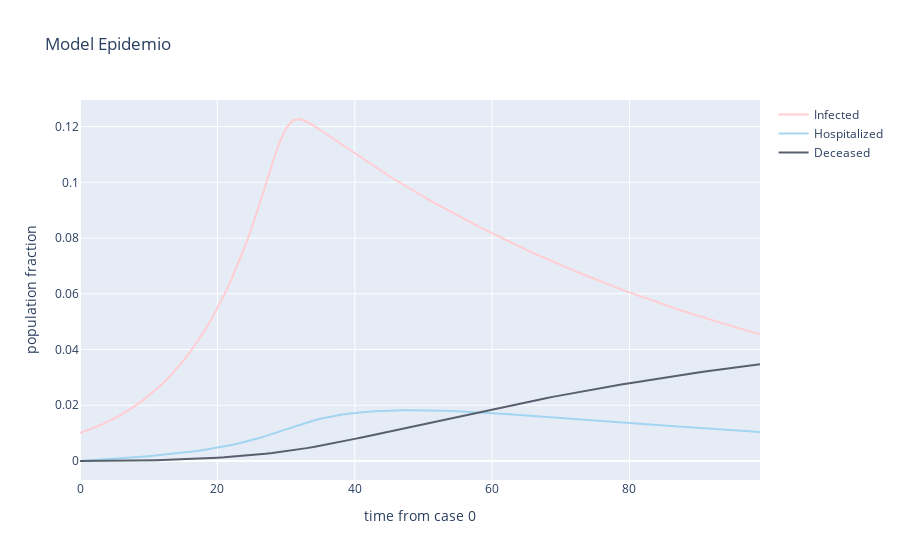

The notebook cell saved with this chart:
### Code cell
Infected = go.Scatter(x=list(t),
                      y=list(y_synt[:,0]),
                      name='Infected',
                      mode='lines',
                      marker=dict(color='#ffcdd2'))
Hospitalized = go.Scatter(x=list(t),
                          y=list(y_synt[:,1]),
                          name="Hospitalized",
                          mode='lines',
                          marker=dict(color='#A2D5F2'))
Deceased = go.Scatter(x=list(t),
                      y=list(y_synt[:,2]),
                      name="Deceased",
                      mode='lines',
                      marker=dict(color='#59606D'))
layout = go.Layout(title="Model Epidemio",
                    xaxis=dict(title="time from case 0"),
                    yaxis=dict(title="population fraction"))
data = [Infected, Hospitalized, Deceased]
fig = go.Figure(data=data, layout=layout)
fig.show()
